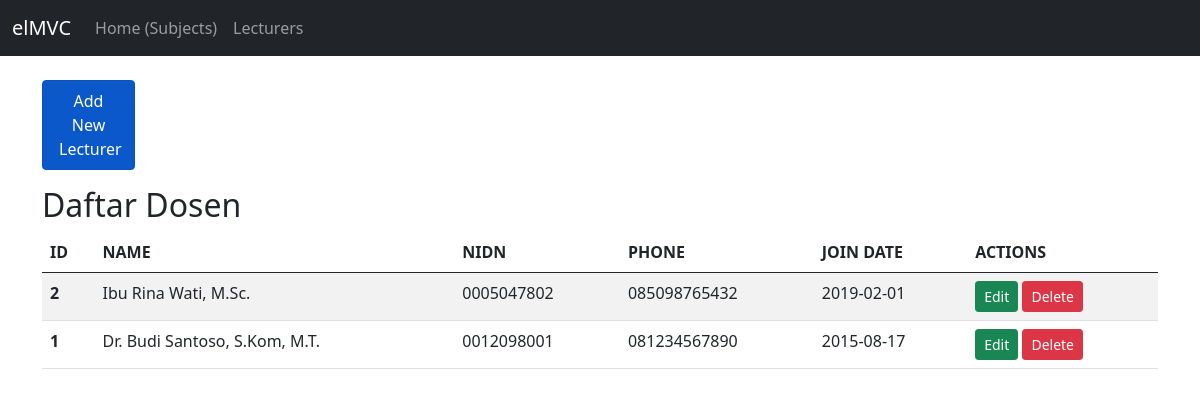
Page /index.php?url=lecturer/index on the committed database.
### tables this page shows
CREATE TABLE IF NOT EXISTS lecturers (
     
    ID INT NOT NULL PRIMARY KEY AUTO_INCREMENT,
    
     
    NAME VARCHAR(100) NOT NULL,
    NIDN VARCHAR(15) UNIQUE,  
    PHONE VARCHAR(15),
    JOIN_DATE DATE
);

### app/controllers/Lecturer.php (called while the page is built, shortened)
<?php
require_once MODEL_PATH . '/LecturerModel.php';
class Lecturer {
    protected $model;
    public function __construct() {
        $this->model = new LecturerModel();
    }
    public function index() {
        $data['lecturers'] = $this->model->getAllLecturers();
        require_once VIEW_PATH . '/lecturer/index.php';
    }
}
?>

### app/models/connection.php (called while the page is built, shortened)
<?php
class Database {
    private $host = 'localhost';
    private $user = 'root';
    private $pass = '';
    private $dbName = 'elMVC';
    public function __construct() {
        $this->conn = new mysqli($this->host, $this->user, $this->pass, $this->dbName);
    }
}
?>

### app/models/LecturerModel.php (called while the page is built, shortened)
<?php
require_once MODEL_PATH . '/connection.php';
class LecturerModel extends Database {
    public function getAllLecturers() {
        $sql = "SELECT * FROM lecturers ORDER BY ID DESC";
        $result = $this->conn->query($sql);
        return $result->fetch_all(MYSQLI_ASSOC);
    }
}
?>

### views/Lecturer/index.php (the view)
<?php require_once VIEW_PATH . '/templates/header.php'; ?>
<div class="col-1 my-3">
    <a type="button" class="btn btn-primary nav-link active" href="index.php?url=lecturer/create">Add New Lecturer</a>
</div>
<h2>Daftar Dosen</h2>
<table class="table table-striped table-hover">
    <thead>
        <tr>
            <th>ID</th>
            <th>NAME</th>
            <th>NIDN</th>
            <th>PHONE</th>
            <th>JOIN DATE</th>
            <th>ACTIONS</th>
        </tr>
    </thead>
    <tbody>
        <?php foreach ($data['lecturers'] as $row) : ?>
        <tr>
            <th><?php echo $row['ID']; ?></th>
            <td><?php echo $row['NAME']; ?></td>
            <td><?php echo $row['NIDN']; ?></td>
            <td><?php echo $row['PHONE']; ?></td>
            <td><?php echo $row['JOIN_DATE']; ?></td>
            <td>
                <a class='btn btn-sm btn-success' href='index.php?url=lecturer/edit/<?php echo $row['ID']; ?>'>Edit</a>
                <a class='btn btn-sm btn-danger' href='index.php?url=lecturer/delete/<?php echo $row['ID']; ?>' onclick="return confirm('Yakin menghapus dosen <?php echo $row['NAME']; ?>?');">Delete</a>
            </td>
        </tr>
        <?php endforeach; ?>
    </tbody>
</table>
<?php require_once VIEW_PATH . '/templates/footer.php'; ?>

### rows in the picture
lecturers: ID "2", NAME "Ibu Rina Wati, M.Sc.", NIDN "0005047802", PHONE "085098765432", JOIN_DATE "2019-02-01"
lecturers: ID "1", NAME "Dr. Budi Santoso, S.Kom, M.T.", NIDN "0012098001", PHONE "081234567890", JOIN_DATE "2015-08-17"
